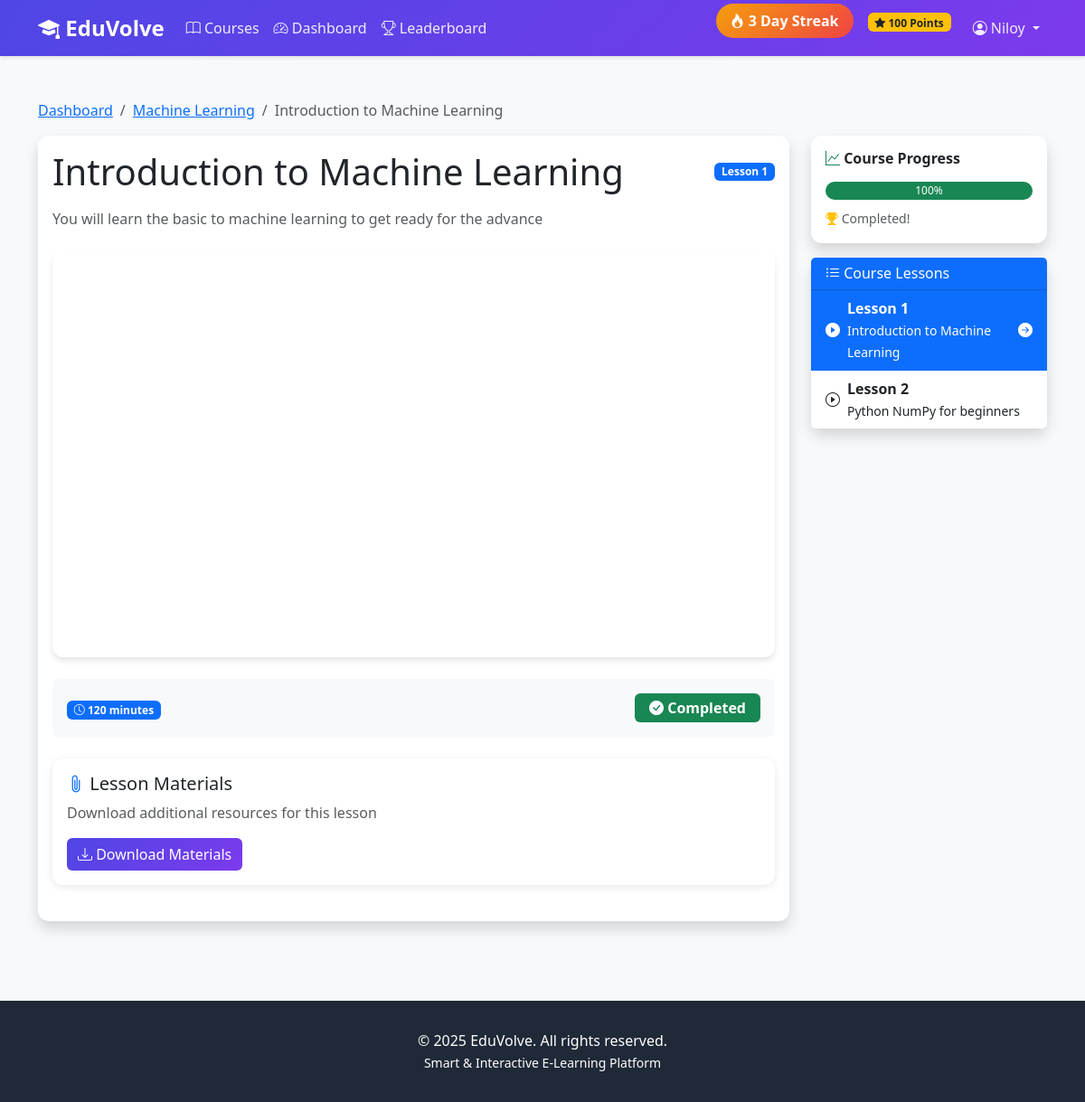
The page /courses/lesson/2/ (signed in) on the database its author committed.
### accounts/models.py (models this page shows, shortened)
class User(AbstractUser):
    class Role(models.TextChoices):
        ADMIN = 'ADMIN', 'Admin'
        INSTRUCTOR = 'INSTRUCTOR', 'Instructor'
        STUDENT = 'STUDENT', 'Student'
    role = models.CharField(
        max_length=20,
        choices=Role.choices,
        default=Role.STUDENT
    )
    bio = models.TextField(blank=True, null=True)
    profile_picture = models.ImageField(
        upload_to='profiles/',
        blank=True,
        null=True
    )
    phone = models.CharField(max_length=15, blank=True, null=True)
    date_of_birth = models.DateField(blank=True, null=True)
    total_points = models.IntegerField(default=0, validators=[MinValueValidator(0)])
    current_streak = models.IntegerField(default=0, validators=[MinValueValidator(0)])
    longest_streak = models.IntegerField(default=0, validators=[MinValueValidator(0)])
    last_activity_date = models.DateField(blank=True, null=True)
    created_at = models.DateTimeField(auto_now_add=True)
    updated_at = models.DateTimeField(auto_now=True)
    class Meta:
        ordering = ['-date_joined']
    def is_student(self):
        return self.role == self.Role.STUDENT

### courses/models.py (models this page shows, shortened)
class Course(models.Model):
    class Level(models.TextChoices):
        BEGINNER = 'BEGINNER', 'Beginner'
        INTERMEDIATE = 'INTERMEDIATE', 'Intermediate'
        ADVANCED = 'ADVANCED', 'Advanced'
    title = models.CharField(max_length=200)
    description = models.TextField()
    instructor = models.ForeignKey(
        User,
        on_delete=models.CASCADE,
        related_name='courses_taught',
        limit_choices_to={'role': 'INSTRUCTOR'}
    )
    thumbnail = models.ImageField(upload_to='course_thumbnails/', blank=True, null=True)
    level = models.CharField(max_length=20, choices=Level.choices, default=Level.BEGINNER)
    duration_weeks = models.IntegerField(default=4, validators=[MinValueValidator(1)])
    is_published = models.BooleanField(default=False)
    created_at = models.DateTimeField(auto_now_add=True)
    updated_at = models.DateTimeField(auto_now=True)
    class Meta:
        ordering = ['-created_at']

class Lesson(models.Model):
    course = models.ForeignKey(Course, on_delete=models.CASCADE, related_name='lessons')
    title = models.CharField(max_length=200)
    description = models.TextField()
    order = models.IntegerField(default=1)
    video_url = models.URLField(help_text="YouTube video URL")
    duration_minutes = models.IntegerField(default=10, validators=[MinValueValidator(1)])
    content = models.TextField(blank=True, help_text="Additional lesson text content")
    attachments = models.FileField(upload_to='lesson_attachments/', blank=True, null=True)
    is_published = models.BooleanField(default=False)
    created_at = models.DateTimeField(auto_now_add=True)
    updated_at = models.DateTimeField(auto_now=True)
    class Meta:
        ordering = ['course', 'order']
        unique_together = ['course', 'order']
    def get_youtube_embed_url(self):
        video_url = self.video_url.strip()
        if 'youtube.com/embed/' in video_url:
            return video_url
        video_id = None
        pattern1 = r'(?:https?:\/\/)?(?:www\.)?youtube\.com\/watch\?v=([a-zA-Z0-9_-]{11})'
        match1 = re.search(pattern1, video_url)
        if match1:
            video_id = match1.group(1)
        pattern2 = r'(?:https?:\/\/)?(?:www\.)?youtu\.be\/([a-zA-Z0-9_-]{11})'
        match2 = re.search(pattern2, video_url)
        if match2:
            video_id = match2.group(1)
        pattern3 = r'^([a-zA-Z0-9_-]{11})$'
        match3 = re.search(pattern3, video_url)
        if match3:
            video_id = match3.group(1)
        if video_id:
            return f"https://www.youtube.com/embed/{video_id}"
        return video_url

class Enrollment(models.Model):
    student = models.ForeignKey(
        User,
        on_delete=models.CASCADE,
        related_name='enrollments',
        limit_choices_to={'role': 'STUDENT'}
    )
    course = models.ForeignKey(Course, on_delete=models.CASCADE, related_name='enrollments')
    enrolled_at = models.DateTimeField(auto_now_add=True)
    is_active = models.BooleanField(default=True)
    progress = models.FloatField(
        default=0.0,
        validators=[MinValueValidator(0.0), MaxValueValidator(100.0)]
    )
    completed_at = models.DateTimeField(blank=True, null=True)
    class Meta:
        unique_together = ['student', 'course']
        ordering = ['-enrolled_at']

### courses/views.py (the view)
# urls.py: path('lesson/<int:pk>/', views.lesson_view, name='lesson_view'),
@login_required
def lesson_view(request, pk):
    lesson = get_object_or_404(Lesson, pk=pk, is_published=True)
    if request.user.is_student():
        enrollment = get_object_or_404(
            Enrollment,
            student=request.user,
            course=lesson.course,
            is_active=True
        )
        progress, created = LessonProgress.objects.get_or_create(
            enrollment=enrollment,
            lesson=lesson
        )
    else:
        enrollment = None
        progress = None
    context = {
        'lesson': lesson,
        'course': lesson.course,
        'enrollment': enrollment,
        'progress': progress,
    }
    return render(request, 'courses/lesson_view.html', context)

### templates/courses/lesson_view.html (shortened to what this page needs)
{% extends 'base.html' %}
{% block content %}
<div class="container my-5">
    <nav aria-label="breadcrumb">
        <ol class="breadcrumb">
            <li class="breadcrumb-item"><a href="{% url 'courses:dashboard' %}">Dashboard</a></li>
            <li class="breadcrumb-item"><a href="{% url 'courses:course_detail' course.id %}">{{ course.title }}</a></li>
            <li class="breadcrumb-item active">{{ lesson.title }}</li>
        </ol>
    </nav>
    <div class="row">
        <div class="col-lg-9">
            <div class="card shadow mb-4">
                <div class="card-body">
                    <div class="d-flex justify-content-between align-items-center mb-3">
                        <h1 class="mb-0">{{ lesson.title }}</h1>
                        <span class="badge bg-primary">Lesson {{ lesson.order }}</span>
                    </div>
                    <p class="text-muted mb-4">{{ lesson.description }}</p>
                    <div class="ratio ratio-16x9 mb-4" style="border-radius: 12px; overflow: hidden; box-shadow: 0 4px 6px rgba(0,0,0,0.1);">
                        <iframe
                            src="{{ lesson.get_youtube_embed_url }}"
                            title="{{ lesson.title }}"
                            frameborder="0"
                            allow="accelerometer; autoplay; clipboard-write; encrypted-media; gyroscope; picture-in-picture; web-share"
                            allowfullscreen
                            loading="lazy">
                        </iframe>
                    </div>
                    <div class="d-flex justify-content-between align-items-center mb-4 p-3 bg-light rounded">
                        <div>
                            <span class="badge bg-primary me-2">
                                <i class="bi bi-clock"></i> {{ lesson.duration_minutes }} minutes
                            </span>
                        </div>
                        {% if progress and not progress.is_completed %}
                        <button id="markCompleteBtn" class="btn btn-success">
                            <i class="bi bi-check-circle"></i> Mark as Complete
                        </button>
                        {% elif progress.is_completed %}
                        <span class="badge bg-success fs-6 py-2 px-3">
                            <i class="bi bi-check-circle-fill"></i> Completed
                        </span>
                        {% endif %}
                    </div>
                    {% if lesson.attachments %}
                    <div class="card border-primary mb-4">
                        <div class="card-body">
                            <h5>
                                <i class="bi bi-paperclip text-primary"></i> Lesson Materials
                            </h5>
                            <p class="text-muted mb-3">Download additional resources for this lesson</p>
                            <a href="{{ lesson.attachments.url }}" class="btn btn-primary" download>
                                <i class="bi bi-download"></i> Download Materials
                            </a>
                        </div>
                    </div>
                    {% endif %}
                </div>
            </div>
        </div>
        <div class="col-lg-3">
            {% if enrollment %}
            <div class="card shadow mb-3">
                <div class="card-body">
                    <h6 class="fw-bold mb-3">
                        <i class="bi bi-graph-up text-success"></i> Course Progress
                    </h6>
                    <div class="progress mb-2" style="height: 20px;">
                        <div class="progress-bar bg-success" style="width: {{ enrollment.progress }}%">
                            {{ enrollment.progress|floatformat:0 }}%
                        </div>
                    </div>
                    <small class="text-muted">
                        {% if enrollment.progress == 100 %}
                        <i class="bi bi-trophy-fill text-warning"></i> Completed!
                        {% else %}
                        Keep going!
                        {% endif %}
                    </small>
                </div>
            </div>
            {% endif %}
            <div class="card shadow">
                <div class="card-header bg-primary text-white">
                    <h6 class="mb-0">
                        <i class="bi bi-list-ul"></i> Course Lessons
                    </h6>
                </div>
                <div class="list-group list-group-flush" style="max-height: 500px; overflow-y: auto;">
                    {% for course_lesson in course.lessons.all %}
                    <a href="{% url 'courses:lesson_view' course_lesson.id %}"
                       class="list-group-item list-group-item-action {% if course_lesson == lesson %}active{% endif %}">
                        <div class="d-flex justify-content-between align-items-center">
                            <div class="flex-grow-1">
                                <div class="d-flex align-items-center">
                                    {% if course_lesson == lesson %}
                                        <i class="bi bi-play-circle-fill me-2"></i>
                                    {% else %}
                                        <i class="bi bi-play-circle me-2"></i>
                                    {% endif %}
                                    <div>
                                        <div class="fw-bold">Lesson {{ course_lesson.order }}</div>
                                        <small>{{ course_lesson.title }}</small>
                                    </div>
                                </div>
                            </div>
                            {% if course_lesson == lesson %}
                            <i class="bi bi-arrow-right-circle-fill"></i>
                            {% endif %}
                        </div>
                    </a>
                    {% endfor %}
                </div>
            </div>
        </div>
    </div>
</div>
{% endblock %}

### templates/base.html (shortened to what this page needs)
<!DOCTYPE html>
<html lang="en">
<head>
    <link href="https://cdn.jsdelivr.net/npm/bootstrap@5.3.0/dist/css/bootstrap.min.css" rel="stylesheet">
    <link rel="stylesheet" href="https://cdn.jsdelivr.net/npm/bootstrap-icons@1.10.0/font/bootstrap-icons.css">
</head>
<body>
    <nav class="navbar navbar-expand-lg navbar-dark">
        <div class="container">
            <a class="navbar-brand" href="{% url 'home' %}">
                <i class="bi bi-mortarboard-fill"></i> EduVolve
            </a>
            <div class="collapse navbar-collapse" id="navbarNav">
                <ul class="navbar-nav me-auto">
                    <li class="nav-item">
                        <a class="nav-link" href="{% url 'courses:course_list' %}">
                            <i class="bi bi-book"></i> Courses
                        </a>
                    </li>
                    {% if user.is_authenticated %}
                        <li class="nav-item">
                            <a class="nav-link" href="{% url 'courses:dashboard' %}">
                                <i class="bi bi-speedometer2"></i> Dashboard
                            </a>
                        </li>
                        {% if user.is_student %}
                        <li class="nav-item">
                            <a class="nav-link" href="{% url 'accounts:leaderboard' %}">
                                <i class="bi bi-trophy"></i> Leaderboard
                            </a>
                        </li>
                        {% endif %}
                    {% endif %}
                </ul>
                <ul class="navbar-nav">
                    {% if user.is_authenticated %}
                        {% if user.is_student %}
                        <li class="nav-item me-3">
                            <span class="streak-badge">
                                <i class="bi bi-fire"></i> {{ user.current_streak }} Day Streak
                            </span>
                        </li>
                        <li class="nav-item me-3">
                            <span class="badge bg-warning text-dark">
                                <i class="bi bi-star-fill"></i> {{ user.total_points }} Points
                            </span>
                        </li>
                        {% endif %}
                        <li class="nav-item dropdown">
                            <a class="nav-link dropdown-toggle" href="#" id="navbarDropdown" role="button" data-bs-toggle="dropdown">
                                <i class="bi bi-person-circle"></i> {{ user.username }}
                            </a>
                        </li>
                    {% endif %}
                </ul>
            </div>
        </div>
    </nav>
    <main>
        {% block content %}{% endblock %}
    </main>
    <footer class="footer">
        <div class="container text-center">
            <p class="mb-0">&copy; 2025 EduVolve. All rights reserved.</p>
            <p class="mb-0">
                <small>Smart & Interactive E-Learning Platform</small>
            </p>
        </div>
    </footer>
</body>
</html>

### templates/base.html (style rules this page uses)
:root { --primary-color: #4f46e5; --secondary-color: #7c3aed; --success-color: #10b981; --danger-color: #ef4444; --warning-color: #f59e0b; }
body { font-family: 'Segoe UI', Tahoma, Geneva, Verdana, sans-serif; background-color: #f8f9fa; }
.navbar { background: linear-gradient(135deg, var(--primary-color), var(--secondary-color)); box-shadow: 0 2px 4px rgba(0,0,0,0.1); position: relative; z-index: 1030; }
.navbar-brand { font-size: 1.5rem; font-weight: bold; color: white !important; }
.nav-link { color: rgba(255,255,255,0.9) !important; transition: color 0.3s; }
.btn-primary { background: linear-gradient(135deg, var(--primary-color), var(--secondary-color)); border: none; }
.card { border: none; border-radius: 12px; box-shadow: 0 2px 8px rgba(0,0,0,0.1); transition: transform 0.3s, box-shadow 0.3s; }
.streak-badge { background: linear-gradient(135deg, #f59e0b, #ef4444); color: white; padding: 0.5rem 1rem; border-radius: 20px; font-weight: bold; }
.progress { height: 8px; border-radius: 10px; }
.footer { background-color: #1f2937; color: white; padding: 2rem 0; margin-top: 4rem; }

### templates/courses/lesson_view.html (style rules this page uses)
.ratio-16x9 { --bs-aspect-ratio: 56.25%; }

### rows shown on the page
User: current_streak "3", total_points "100", username "Niloy"
Course: title "Machine Learning"
Lesson: title "Introduction to Machine Learning", order "1", description "You will learn the basic to machine learning to get ready for the advance", duration_minutes "120"
Enrollment: progress "100"
Lesson: order "2", title "Python NumPy for beginners"
